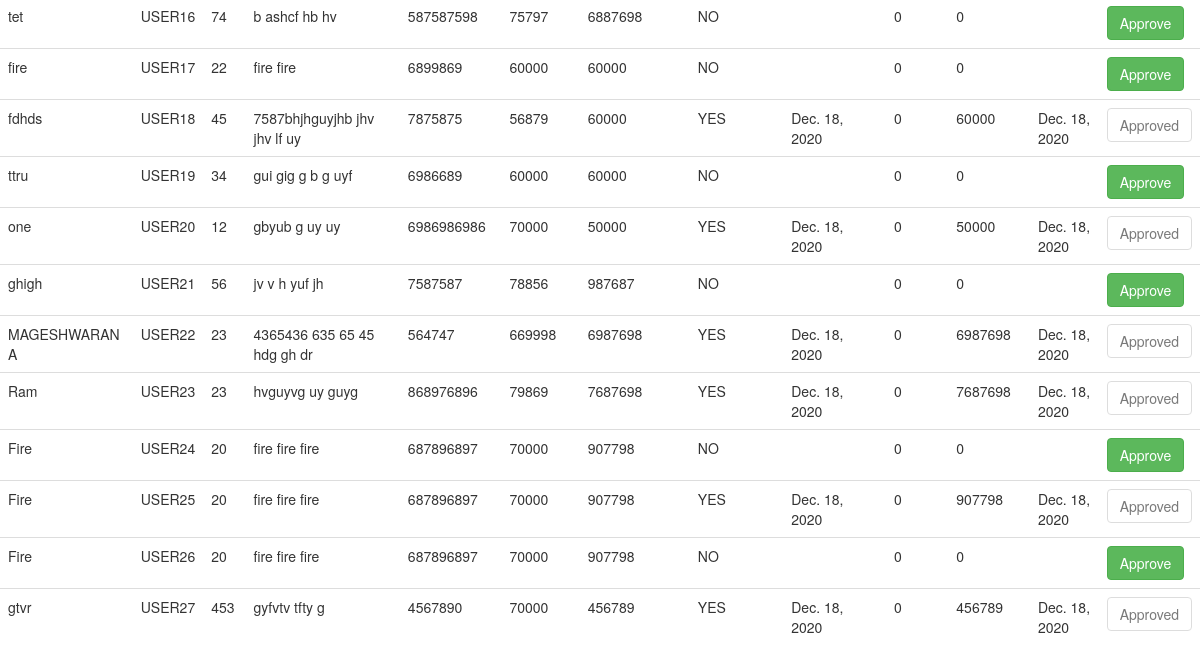
/full_details/ (lower part), run on an earlier commit of the app's database.
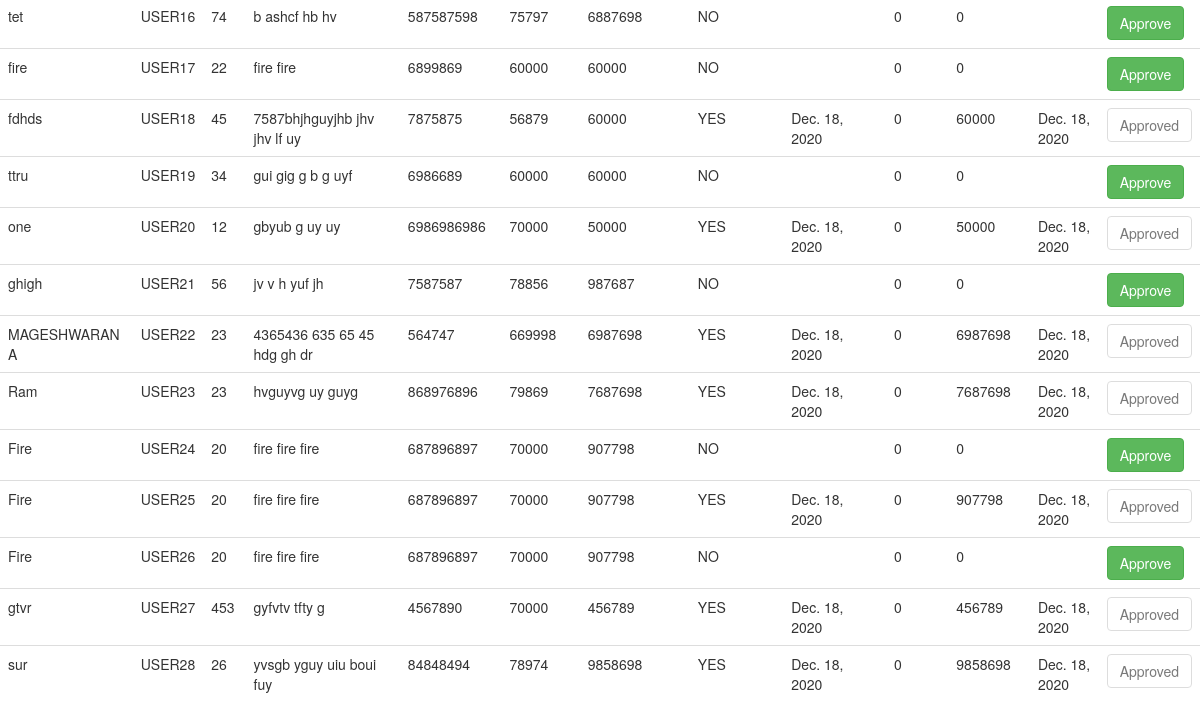
And on a later commit of the database.
### details/models.py (models this page shows)
class LoanDetails(models.Model):
    name = models.CharField(max_length=50)
    age = models.IntegerField(null=True)
    address = models.TextField(null=True)
    phone = models.IntegerField(null=True)
    email = models.CharField(max_length=60, null=True)
    salary = models.IntegerField(default=0)
    loan_amount = models.IntegerField(default=0)
    is_allocated = models.BooleanField(default=False)
    loan_sanction_date = models.DateField(null=True)
    loan_paid = models.IntegerField(default=0)
    due_amount = models.IntegerField(default=0)
    due_date = models.DateField(null=True)
    unique = models.CharField(max_length=50, null=True)
    profile = models.ImageField(null=True)
    class Meta:
        db_table = "loan_details"

### details/views.py (the view)
# urls.py: path('full_details/', views.full_details, name='full_details'),
def full_details(request):
    loan = LoanDetails.objects.all()
    return render(request, 'full_details.html', {'d': loan})

### details/templates/full_details.html (shortened to what this page needs)
{% extends 'index.html' %}
{% block content %}
        <table class="table">
            <tbody>
                {% for i in d %}
                  <tr>
                    <td>{{ i.name }}</td>
                    <td>{{ i.unique }}</td>
                    <td>{{ i.age }}</td>
                    <td>{{ i.address }}</td>
                    <td>{{ i.phone }}</td>
                    <td>{{ i.salary }}</td>
                    <td>{{ i.loan_amount }}</td>
                    <td>
                        {% if i.is_allocated == True %}
                            YES
                        {% else %}
                            NO
                        {% endif %}
                    </td>
                    <td>
                        {% if i.loan_sanction_date == None %}
                        {% else %}
                            {{ i.due_date }}
                        {% endif %}
                    </td>
                    <td>{{ i.loan_paid }}</td>
                    <td>{{ i.due_amount }}</td>
                    <td>
                        {% if i.due_date == None %}
                        {% else %}
                            {{ i.due_date }}
                        {% endif %}
                    </td>
                    <td>
                        {% if i.is_allocated == True %}
                            <button type="submit" class="btn btn-default disabled">Approved</button>
                        {% else %}
                            <a href="{% url 'approve' i.id %}"><button class="btn btn-success">Approve</button></a>
                        {% endif %}
                    </td>
                  </tr>
                {% endfor %}
            </tbody>
          </table>
{% endblock %}

### details/templates/index.html (shortened to what this page needs)
<!DOCTYPE html>
<html lang="en">
<head>
    <link rel="stylesheet" href="https://maxcdn.bootstrapcdn.com/bootstrap/3.4.1/css/bootstrap.min.css">
</head>
<body>
     {% block content %}
     {% endblock %}
</body>
</html>

What changed in the data, as far as the page shows it:
added LoanDetails: name "sur", unique "USER28", age "26", address "yvsgb yguy uiu boui fuy", phone "84848494", salary "78974", loan_amount "9858698", is_allocated "YES", due_date "Dec. 18, 2020", loan_paid "0", due_amount "9858698"
